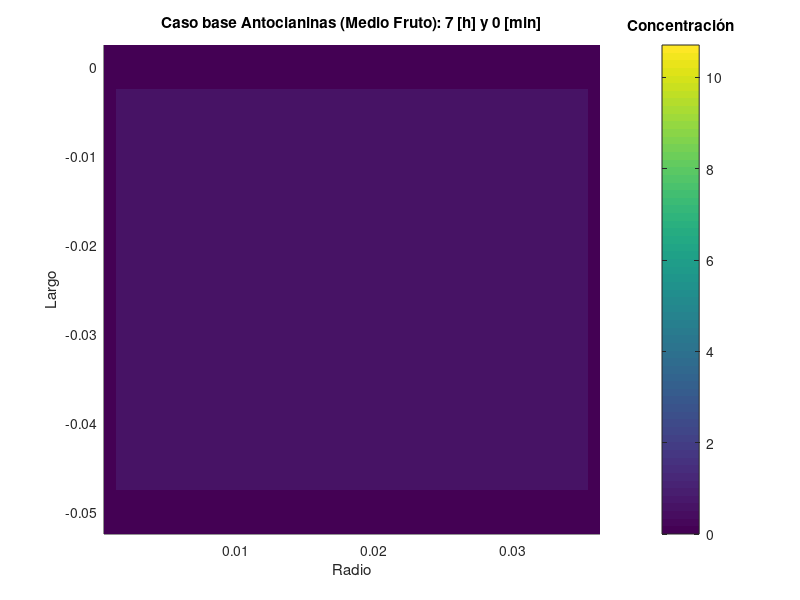

Here is the MATLAB script that generated this plot:
clear all
close all
clc

% Parámetros
Kc = 3.398e-8;  %[m/s]
a  = 2.307e4; %[m^2/m^3]
K  = 0.151; % [-]
v  = 0.0083; % [m/s]
r_reactor = 0.0175; % [m]
r_pelota  = 1.3e-4; % [m]
V_pelota = 4/3*pi()*r_pelota^3; % [m^3]
A_pelota = 4*pi()*r_pelota^2; % [m^2]
Ca0 = 10.71; % [kg/m^3]

% Vector Altura reactor
z_0 = 0; % [m]
dz  = 0.005; % [m]
z_f = 0.05; % [m]
Z   = [z_0:dz:z_f];

% Vector Radio reactor
r_0 = 0; % [m]
dr = r_reactor/20; %[m]
r_f = 2*r_reactor; %[m]
R = [r_0+dr:dr:r_f+dr]; % Uso de un valor en r al incio y al final para ver paredes del tubo -> cambio de coordenadas

% Vector T
t_0 = 0; % [s]
dt  = 60; % [s]
t_f = 7*3600; % [s]
T   = [t_0:dt:t_f];

% Inicio de matrices
%% Ca Solvente
Ca_S = zeros(length(Z), length(R), length(T));

%% Ca de un fruto
Ca_F = zeros(length(Z), length(R), length(T));

%% Ca superficie fruto
Ca_SF = zeros(length(Z), length(R), length(T));

% Flux entre superficie de fruto y solvente
Ja = zeros(length(Z), length(R), length(T));


Ca_SFtest = zeros(length(Z), length(R), length(T));



% Condición inicial
%% Concentracion en el solvente
Ca_S(1:end,2:end-1,1) = 0; % [kg/m^3]

%% Concentracion en el fruto
Ca_F(1:end,2:end-1,1) = Ca0; % [kg/m^3]

%% Concentracion en la superficie del fruto
Ca_SF(1:end,2:end-1,1) = Ca_F(1:end,2:end-1,1) * K; % [kg/m^3]

%% Flux desde la superficie al solvente
Ja(1:end,1) = 0; % [kg/(s*m^2)]


% Diferencia
%% Constantes
c1 = 1/(1 + v*dt/dz + Kc*a*dt); %  [-]
c2 = v/(dz/dt + v + Kc*a*dz); % [-]
c3 = Kc*a/(1/dt+v/dz+Kc*a); % [-]


% Diferencias finitas
for k = 2:length(T)
    %% Cálculo de valores de concentracion en solvente en nuevo tiempo
    for i = 2:length(Z)-1
        Ja(i,2:end-1,k) = Kc * (Ca_SF(i,2:end-1,k-1) - Ca_S(i,2:end-1,k-1));
        Ca_F(i,2:end-1,k) = Ca_F(i,2:end-1,k-1) - Ja(i,2:end-1,k) * A_pelota/V_pelota * dt;
        Ca_SF(i,2:end-1,k) = K * Ca_F(i,2:end-1,k);

        Ca_S(i,2:end-1,k) = Ca_S(i,2:end-1,k-1)*c1 + Ca_S(i-1,2:end-1,k)*c2 + Ca_SF(i,2:end-1,k)*c3;
    end
    %Ca_S(end,2:end-1,k) = Ca_S(end,2:end-1,k-1)*c4 + Ca_S(end-1,2:end-1,k)*c5;

    %% Cálculo de nuevo valor de concentraciones en el fruto en nuevo tiempo

end

% Graficar
ZZ = -Z;

%figure(1)
%hold on
%for k = 1:length(T)
%    t_tiempo = int2str(T(k));
%    imagesc(R,ZZ,Ca_S(:,:,k))
%    xlabel("Largo")
%    ylabel("Radio")
%    h = colorbar();
%    xlim("tight")
%    ylim("tight")
%    title(cstrcat("Caso base Antocianinas, ",t_tiempo, " [s]"))
%    title(h,"Concentración")
%    pause(0.25)
%end
%hold off


%figure(2)
%hold on
%for k = 1:length(T)
%    t_tiempo = int2str(T(k));
%    subplot(1,2,1)
%    imagesc(ZZ,R,Ca_S(:,:,k))
%    xlabel("Radio")
%    ylabel("Largo")
%    h = colorbar();
%    xlim("tight")
%    ylim("tight")
%   title(cstrcat("Caso base Antocianinas Solvente, ",t_tiempo, " [s]"))
%    title(h,"Concentración")

%    subplot(1,2,2)
%    imagesc(ZZ,R,Ca_F(:,:,k))
%    xlabel("Radio")
%    ylabel("Largo")
%   hi = colorbar();
%    xlim("tight")
%    ylim("tight")
%    title(cstrcat("Caso base Antocianinas Fruto, ",t_tiempo, " [s]"))
%    title(h,"Concentración")
%    pause(0.05)
%end
%hold off


figure(3)
hold on
for k = 1:length(T)
    t_hora = int2str(floor(T(k)/3600));
    t_minuto = int2str(mod(T(k)/60,60));
    t_tiempo = int2str(T(k));
    imagesc(R,ZZ,Ca_F(:,:,k))
    xlabel("Radio")
    ylabel("Largo")
    h = colorbar();
    xlim("tight")
    ylim("tight")
    title(cstrcat("Caso base Antocianinas (Medio Fruto): ",t_hora, ' [h] y ', t_minuto, ' [min]'))
    title(h,"Concentración")
    pause(0.05)
end
hold off
